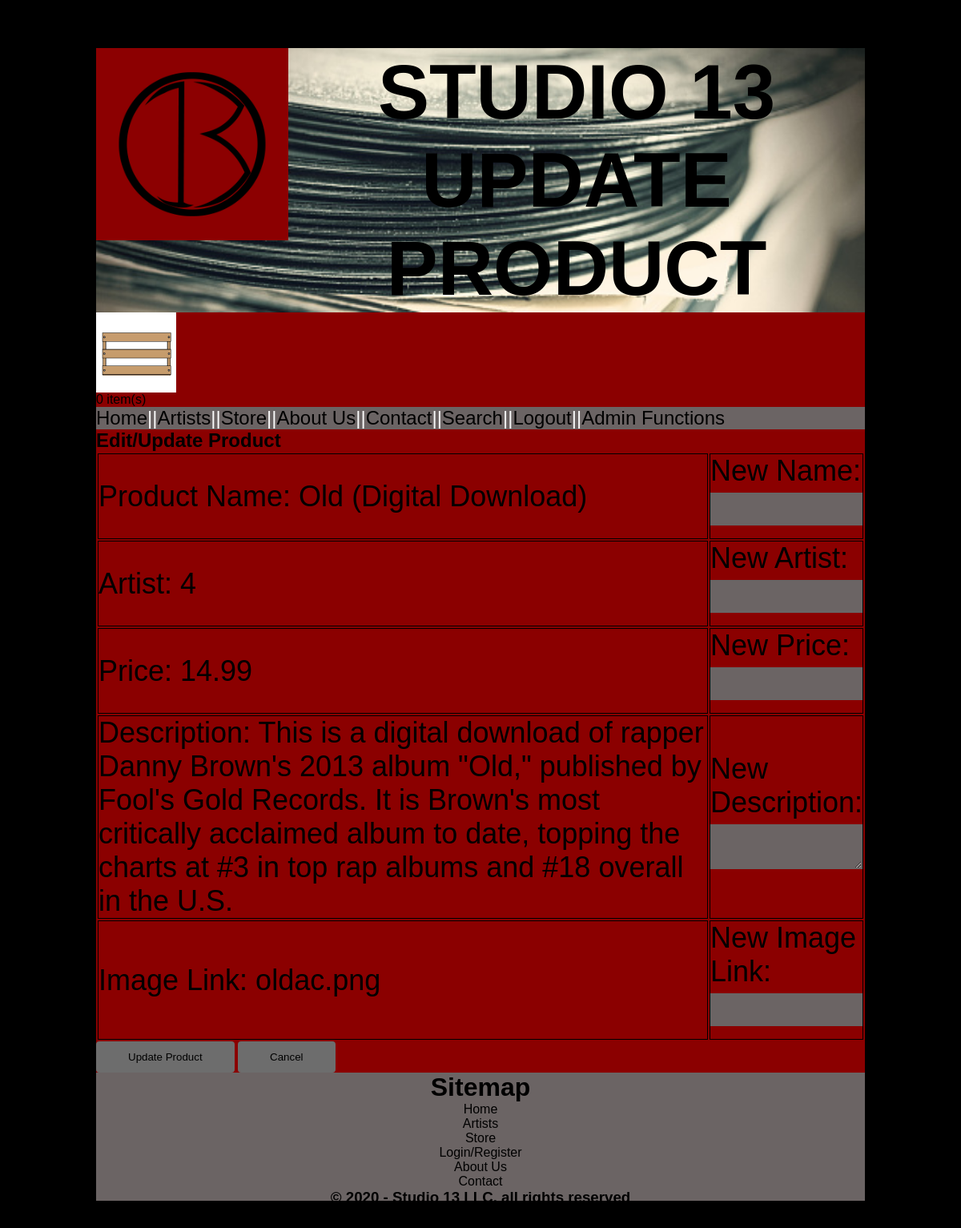
Page /edit_product.php?product_id=4 (signed in) on the committed database.
### tables this page shows
CREATE TABLE `products` (
  `product_id` int(11) NOT NULL,
  `product_name` varchar(255) NOT NULL,
  `artist_id` int(11) NOT NULL,
  `product_price` float NOT NULL,
  `product_description` text NOT NULL,
  `product_image_link` varchar(255) NOT NULL COMMENT 'Points to image stored in www/images folder'
);

### edit_product.php (the view, shortened to what this page needs)
<?php
include_once ('includes/header.php');
include_once ('includes/db_connection.php');
$product_id = filter_input(INPUT_GET, 'product_id', FILTER_SANITIZE_NUMBER_INT);
$query_str = "SELECT * FROM products WHERE product_id='$product_id'";
$query = @$conn->query($query_str);
if (!$row = $query->fetch_assoc()) {
    $conn->close();
    require 'includes/footer.php';
    die("Product not found.");
}
?>
<h2>Edit/Update Product</h2>
<form action="update_product_process.php?product_id=<?php echo $row['product_id']?>" method="post">
    <table>
        <tr>
            <td>Product Name: <?php echo $row['product_name'] ?> </td>
            <td>New Name: <input name="product_name" type="text" size="100" required/></td>
        </tr>
        <tr>
            <td>Artist: <?php echo $row['artist_id'] ?></td>
            <td>New Artist: <input name="artist_id" type="number" required/></td>
        </tr>
        <tr>
            <td>Price: <?php echo $row['product_price'] ?></td>
            <td>New Price: <input name="product_price" type="number" step="0.01" required/></td>
        </tr>
        <tr>
            <td>Description: <?php echo $row['product_description'] ?></td>
            <td>New Description: <textarea name="product_description"></textarea></td>
        </tr>
        <tr>
            <td>Image Link: <?php echo $row['product_image_link'] ?></td>
            <td>New Image Link: <input name="product_image_link" type="text" size="100" required/></td>
        </tr>
    </table>
    <div class="add_submit_button">
        <input type="submit" value="Update Product" />
        <input type="button" value="Cancel" onclick="window.location.href='shopping.php'"/>
    </div>
</form>
<?php
include 'includes/footer.php'
?>

### www/css/styles.css (style rules this page uses)
* { margin: 0; padding: 0; box-sizing: border-box; font-family: Arial; text-decoration: none; color: black; }
body { background-color: black; }
table.product_details, th, td { width: 100%; border: 1px solid black; font: 36px Arial, Sans-serif; margin: 5px 0; }
input[type=text], input[type=number], input[type=password], select, textarea { width: 100%; padding: 12px; border: 1px solid #666666; box-sizing: border-box; margin-top: 6px; margin-bottom: 16px; resize: vertical; background-color: #6B6464; }
input[type=button], input[type=submit] { background-color: #6D6D6D; color: black; padding: 12px 40px; border: none; border-radius: 4px; cursor: pointer; }

### rows in the picture
products: product_name "Old (Digital Download)", artist "4", product_price "14.99", product_description "This is a digital download of rapper Danny Brown's 2013 album \"Old,\" published by Fool's Gold Records. It is Brown's most critically acclaimed album to date, topping the charts at #3 in top rap albums and #18 overall in the U.S.", product_image_link "oldac.png"

### other values in the picture
$pageTitle "UPDATE PRODUCT"
$count "0"
